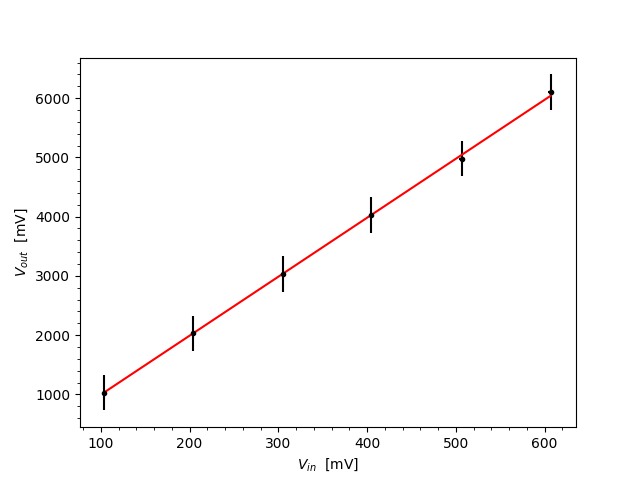

This figure's Python source:
from matplotlib import pylab
import numpy
from scipy.optimize import curve_fit

# data load
x = numpy.array([104, 204, 305, 405, 507, 607])
Dx = numpy.array([2, 2, 2, 2, 3, 3])
y = numpy.array([1.03, 2.03, 3.03, 4.03, 4.98, 6.1])*1e3
Dy = numpy.array([0.3, 0.3, 0.3, 0.3, 0.3, 0.3])*1e3

# scatter plot with error bars
pylab.errorbar(x, y, Dy, Dx, linestyle = '', color = 'black', marker = '.')

# bellurie
pylab.rc('font',size=18)
pylab.xlabel('$V_{in}$  [mV]')
pylab.ylabel('$V_{out}$  [mV]')
pylab.minorticks_on()
#pylab.yscale('log')

# AT THE FIRST ATTEMPT COMMENT FROM HERE TO THE END

# define the function (linear, in this example)
def ff(xx, a):
    return a*xx

# define the initial values (STRICTLY NEEDED!!!)
init=(10)

# prepare a dummy xx array (with 2000 linearly spaced points)
xx=numpy.linspace(min(x),max(x),2000)

# plot the fitting curve computed with initial values
# AT THE SECOND ATTEMPT THE FOLLOWING LINE MUST BE COMMENTED
#pylab.plot(xx,ff(xx,*init), color='blue')

# set the error
sigma=Dy
w=1/sigma**2

# call the minimization routine
pars,covm=curve_fit(ff,x,y,init,sigma, absolute_sigma=False)


# calculate the chisquare for the best-fit function
chi2 = ((w*(y-ff(x,*pars))**2)).sum()

# determine the ndof
ndof=len(x)-1

# print results on the console
print('pars:',pars)
print('covm:',covm)
print ('chi2, ndof:',chi2, ndof)


# plot the best fit curve
pylab.plot(xx,ff(xx,*pars), color='red')

# show the plot
pylab.show()
